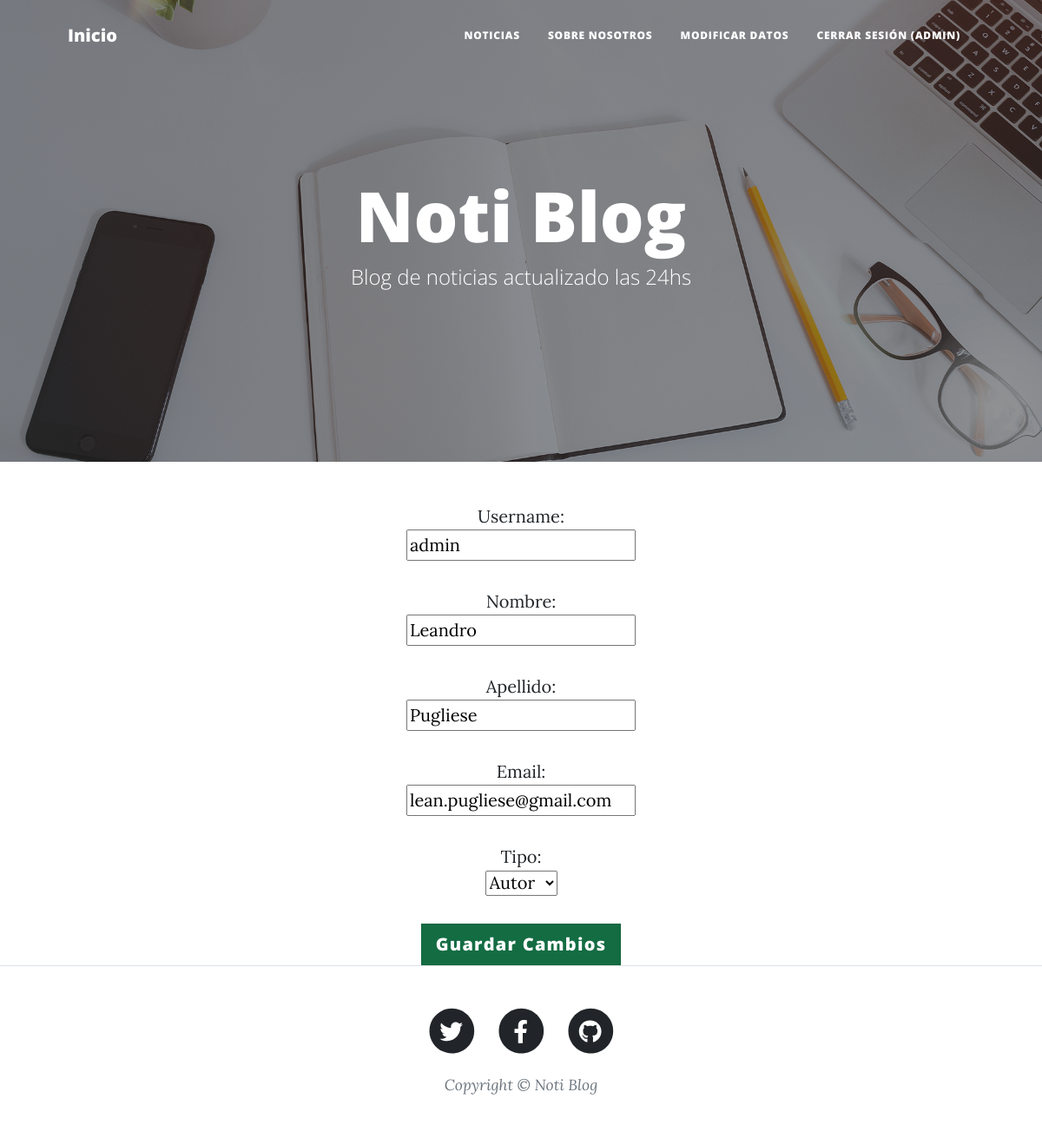
The app's page /PlayApp/usuario_update/ (signed in) with its own data.
### PlayApp/models.py (models this page shows, shortened)
class Usuario(AbstractBaseUser):
    TIPO_USUARIO = [
        ("ADMIN","Admin"),
        ("LECTOR","Lector"),
        ("AUTOR","Autor"),
    ]
    username = models.CharField(max_length=40, unique=True)
    nombre = models.CharField(max_length=40)
    apellido = models.CharField(max_length=40)
    email = models.EmailField(max_length=254, verbose_name="email", unique=True)
    tipo = models.CharField(max_length=6, choices=TIPO_USUARIO, default="")
    date_joined = models.DateTimeField(verbose_name="Fecha de Registro", auto_now_add=True)
    last_login = models.DateTimeField(verbose_name="Ultima Conexión", auto_now=True)
    is_admin = models.BooleanField(default=False)
    is_active = models.BooleanField(default=True)
    is_staff = models.BooleanField(default=False)
    is_superuser = models.BooleanField(default=False)
    USERNAME_FIELD = "username" #Buscar si se puede poner que sea nombre de usuario o email, que de la opcion de loguear ocn cualquiera de los dos.
    REQUIRED_FIELDS = ["nombre", "apellido", "email", "tipo"]
    objects = Manager_Usuario()

### PlayApp/views.py (the view)
# urls.py: path("usuario_update/", views.update_usuario, name = "Usuario Update" ),
@login_required
def update_usuario(request):
    contexto = {}
    if request.POST:
        formulario = UsuarioUpdateForm(request.POST, instance=request.user)
        if formulario.is_valid():
            formulario.save()
            usuario = request.user
            return render(request, "PlayApp/T02-inicio.html", {"mensaje":f"Modificaste exitosamente tu usuario: {usuario.get_username()}"})
    else:
        formulario = UsuarioUpdateForm(
            initial= {
                "username": request.user.username,
                "nombre": request.user.nombre,
                "apellido": request.user.apellido,
                "email": request.user.email,
                "tipo": request.user.tipo
            }
        )
    contexto ["usuario_detalle"] = formulario
    return render(request, "PlayApp/T03.2-usuario_detalle.html", contexto)

### PlayApp/forms.py (shortened to what this page needs)
class UsuarioUpdateForm(forms.ModelForm):
    class Meta:
        model = Usuario
        fields = ("username", "nombre", "apellido", "email", "tipo")

### PlayApp/Templates/PlayApp/T03.2-usuario_detalle.html (shortened to what this page needs)
{% extends "PlayApp/T01-view.html" %}
{% load static %}
{% block ContenidoTemplate %}
<body style="text-align:center">
    <form action="" method="POST">{% csrf_token %}
        {% for campo in  usuario_detalle%}
            <p>
                {{campo.label_tag}}
                <br>{{campo}}
            </p>
        {% endfor %}
       <input class="btn btn-success btn-lg active" type="submit" value="Guardar Cambios">
    </form>
</body>
{% endblock %}

### PlayApp/Templates/PlayApp/T01-view.html (shortened to what this page needs)
<!DOCTYPE html>
<html lang="es">
    <head>
        {% load static %}
        <link href="{% static 'PlayApp/css/styles.css' %}" rel="stylesheet" />
    </head>
    <body>
        <nav class="navbar navbar-expand-lg navbar-light" id="mainNav">
            <div class="container px-4 px-lg-5">
                <a class="navbar-brand" href="{% url 'Inicio' %}">Inicio</a>
                <div class="collapse navbar-collapse" id="navbarResponsive">
                    <ul class="navbar-nav ms-auto py-4 py-lg-0">
                        <li class="nav-item"><a class="nav-link px-lg-3 py-3 py-lg-4" href="{% url 'Publicaciones' %}">Noticias</a></li>
                        <li class="nav-item"><a class="nav-link px-lg-3 py-3 py-lg-4" href="{% url 'Sobre Nosotros' %}">Sobre Nosotros</a></li>
                        {% if request.user.is_authenticated %}
                            <li class="nav-item"><a class="nav-link px-lg-3 py-3 py-lg-4" href="{% url 'Usuario Update' %}">Modificar Datos</a></li>
                            <li class="nav-item"><a class="nav-link px-lg-3 py-3 py-lg-4" href="{% url 'Usuario Logout' %}">Cerrar sesión ({{request.user.username}})</a></li>
                        {% else %}
                            <li class="nav-item"><a class="nav-link px-lg-3 py-3 py-lg-4" href="{% url 'Usuario' %}">Ingrese</a></li>
                        {% endif %}
                    </ul>
                </div>
            </div>
        </nav>
        <header class="masthead" style="background-image: url('/static/PlayApp/assets/img/home-bg.jpg' )">
            <div class="container position-relative px-4 px-lg-5">
                <div class="row gx-4 gx-lg-5 justify-content-center">
                    <div class="col-md-10 col-lg-8 col-xl-7">
                        <div class="site-heading">
                            <h1>Noti Blog</h1>
                            <span class="subheading">Blog de noticias actualizado las 24hs</span>
                        </div>
                    </div>
                </div>
            </div>
        </header>
       {% block ContenidoTemplate %}
       {% endblock %}
        <footer class="border-top">
            <div class="container px-4 px-lg-5">
                <div class="row gx-4 gx-lg-5 justify-content-center">
                    <div class="col-md-10 col-lg-8 col-xl-7">
                        <ul class="list-inline text-center">
                            <li class="list-inline-item">
                                <a href="#!">
                                    <span class="fa-stack fa-lg">
                                        <i class="fas fa-circle fa-stack-2x"></i>
                                        <i class="fab fa-twitter fa-stack-1x fa-inverse"></i>
                                    </span>
                                </a>
                            </li>
                            <li class="list-inline-item">
                                <a href="#!">
                                    <span class="fa-stack fa-lg">
                                        <i class="fas fa-circle fa-stack-2x"></i>
                                        <i class="fab fa-facebook-f fa-stack-1x fa-inverse"></i>
                                    </span>
                                </a>
                            </li>
                            <li class="list-inline-item">
                                <a href="#!">
                                    <span class="fa-stack fa-lg">
                                        <i class="fas fa-circle fa-stack-2x"></i>
                                        <i class="fab fa-github fa-stack-1x fa-inverse"></i>
                                    </span>
                                </a>
                            </li>
                        </ul>
                        <div class="small text-center text-muted fst-italic">Copyright &copy; Noti Blog</div>
                    </div>
                </div>
            </div>
        </footer>
    </body>
</html>

### records on screen
Usuario: user.username "ADMIN", usuario_detalle "admin" "Leandro" "Pugliese" "lean.pugliese@gmail.com" "Autor"

### other values on screen
{{ campo.label_tag }} "Username:" "Nombre:" "Apellido:" "Email:" "Tipo:"
